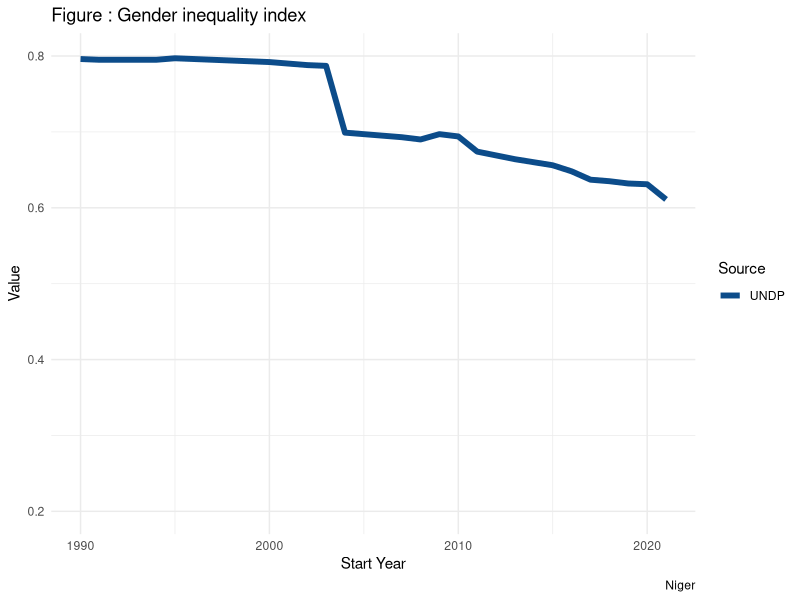
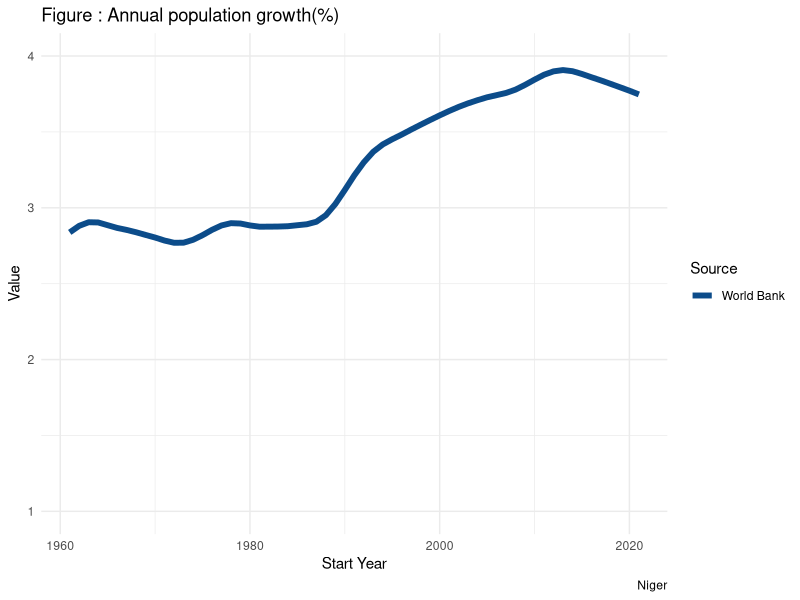
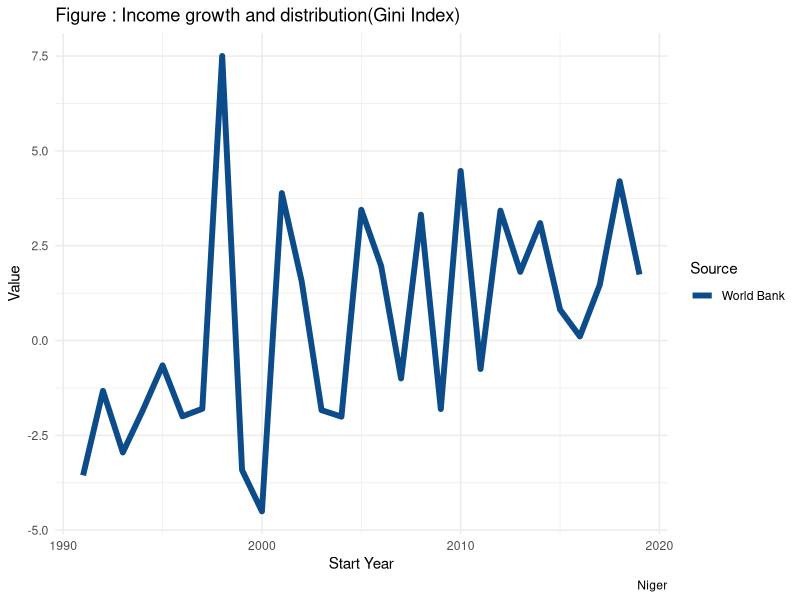
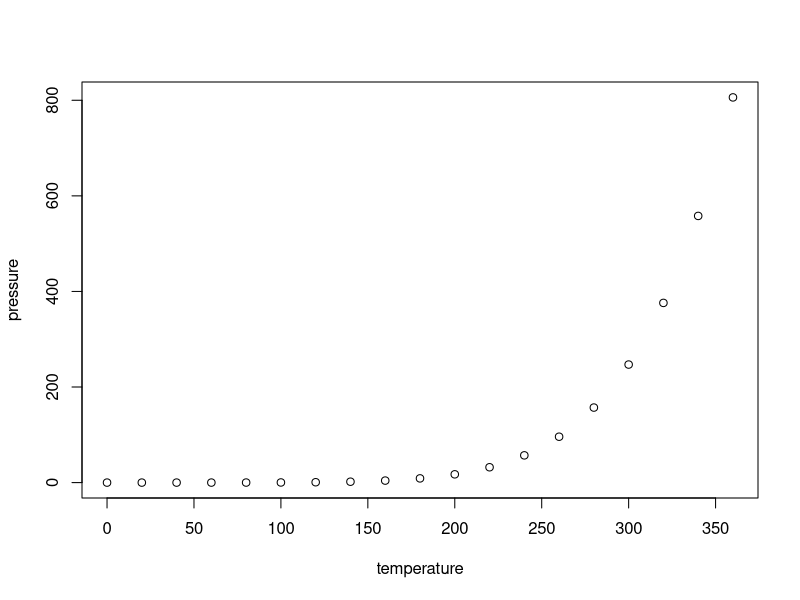

Generate these figures, in order, with R:
## ---- chunk 1
#IMPORTATION DE LA BASE DE DONNEES gender-inequality-index.csv
library(readr)
gender_inequality_index <- read_csv("gender-inequality-index.csv")
View(gender_inequality_index)
#IMPORTATION DE LA BASE DE DONNEES population-growth-annual.csv
library(readr)
population_growth_annual <- read_csv("population-growth-annual.csv")
View(population_growth_annual)
#IMPORTATION DE LA BASE DE DONNEES annual-growth-in-gini-per-capita.csv
library(readr)
annual_growth_in_gni_per_capita <- read_csv("annual-growth-in-gni-per-capita.csv")
View(annual_growth_in_gni_per_capita)
#La selection du Niger dans les trois bases de données ci-dessus
library(magrittr)
library(dplyr)
DATA1<-gender_inequality_index%>%filter(`Region Name`=="Niger")#Permet de selection le Niger parmi les autres pays de la base de donnée
View(DATA1)#Permet d'afficher le dataframe(DATA1)
DATA2<-population_growth_annual%>%filter(`Region Name`=="Niger")#Permet de selection le Niger parmi les autres pays de la base de donnée
View(DATA2)#Permet d'afficher le dataframe(DATA2)
DATA3<-annual_growth_in_gni_per_capita%>%filter(`Region Name`=="Niger")#Permet de selection le Niger parmi les autres pays de la base de donnée
View(DATA3)#Permet d'afficher le dataframe(DATA3)
#La production des graphiques à partir des différentes bases de données ci-dessus
library(tidyverse)
library(ggplot2)
ggplot(DATA1) +
  aes(
    x = `Start Year`,
    y = Value,
    size = Source,
    group = `Region Name`
  ) +
  geom_line(colour = "#0C4C8A") +
  labs(
    title = "Figure : Gender inequality index",
    caption = "Niger"
  ) +
  theme_minimal() +
  ylim(0.2, 0.8)
library(tidyverse)
library(ggplot2)
ggplot(DATA2) +
  aes(
    x = `Start Year`,
    y = Value,
    size = Source,
    group = `Region Name`
  ) +
  geom_line(colour = "#0C4C8A") +
  labs(
    title = "Figure : Annual population growth(%)",
    caption = "Niger"
  ) +
  theme_minimal() +
  ylim(1, 4)
library(tidyverse)
library(ggplot2)
ggplot(DATA3) +
  aes(
    x = `Start Year`,
    y = Value,
    size = Source,
    group = `Region Name`
  ) +
  geom_line(colour = "#0C4C8A") +
  labs(
    title = "Figure : Income growth and distribution(Gini Index)",
    caption = "Niger"
  ) +
  theme_minimal()



## ---- chunk 2
knitr::opts_chunk$set(echo = TRUE)
## ---- chunk 3
summary(cars)
## ---- chunk 4
plot(pressure)
